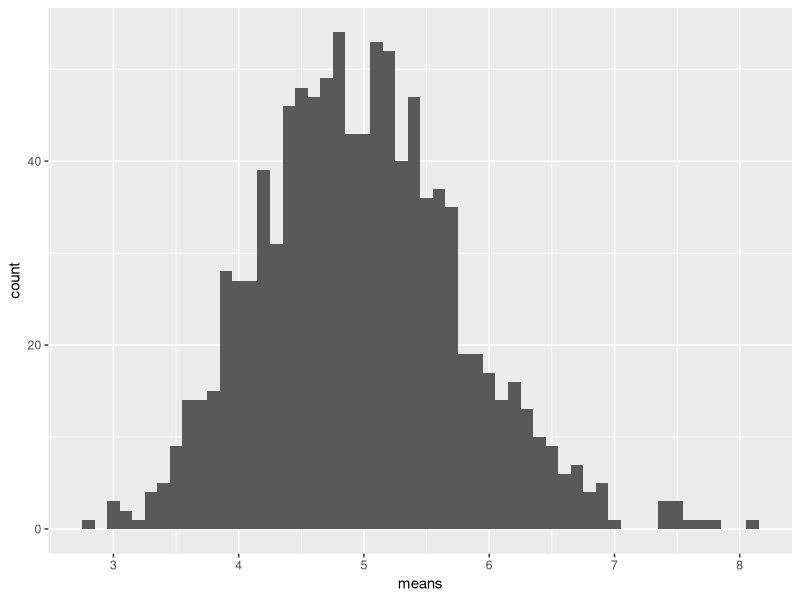
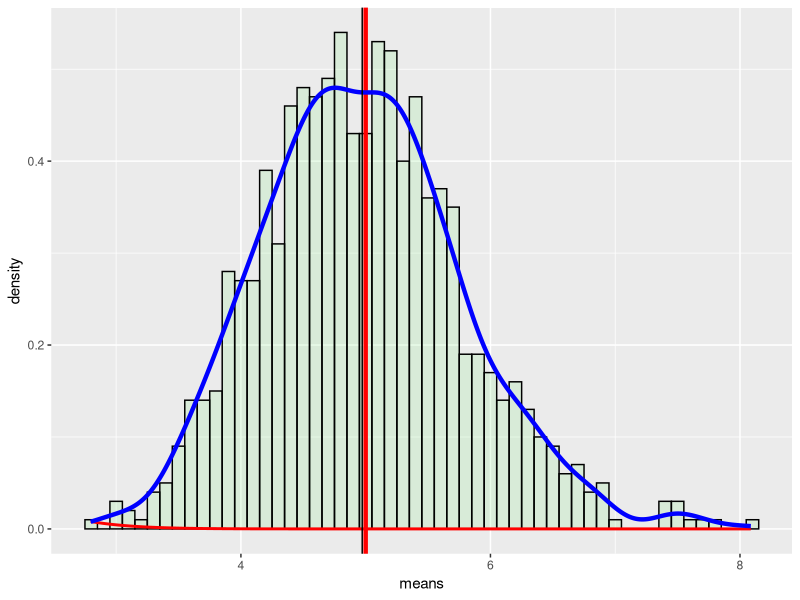

R code for these plots, in order:
## ---- chunk 1
suppressWarnings(suppressMessages(library(knitr)))
## ---- chunk 2
# load neccesary libraries
suppressWarnings(suppressMessages(library(ggplot2)))
## ---- chunk 3

lambda <- 0.2 
n <- 40 
nsimulations <- 1000 # number of tests

set.seed(1961)

xdistributions <- matrix(data=rexp(n * nsimulations, lambda), nrow=nsimulations)
xdistribution_mean <- data.frame(means=apply(xdistributions, 1, mean))
## ---- chunk 4
ggplot(data = xdistribution_mean, aes(x = means)) + 
  geom_histogram(binwidth=0.1) +   
  scale_x_continuous(breaks=round(seq(min(xdistribution_mean$means), max(xdistribution_mean$means))))
## ---- chunk 5
tm <- 1/lambda
## ---- chunk 6
xdistribution_mean_mean <- mean(xdistribution_mean$means)
xdistribution_mean_mean
## ---- chunk 7
sd <- 1/lambda/sqrt(n)
sd
## ---- chunk 8
Var <- sd^2
Var
## ---- chunk 9
sd_x <- sd(xdistribution_mean$means)
sd_x

Var_x <- var(xdistribution_mean$means)
Var_x
## ---- chunk 10
ggplot(data = xdistribution_mean, aes(x = means)) + 
  geom_histogram(binwidth=0.1, aes(y=..density..), alpha=0.2,fill="light green",colour="black") + 
  stat_function(fun = dnorm, arg = list(mean = tm , sd = sd), colour = "red", size=1) + 
  geom_vline(xintercept = tm, size=1.5, colour="red") + 
  geom_density(colour="blue", size=1.5) +
  geom_vline(xintercept = xdistribution_mean_mean, colour="black")  
